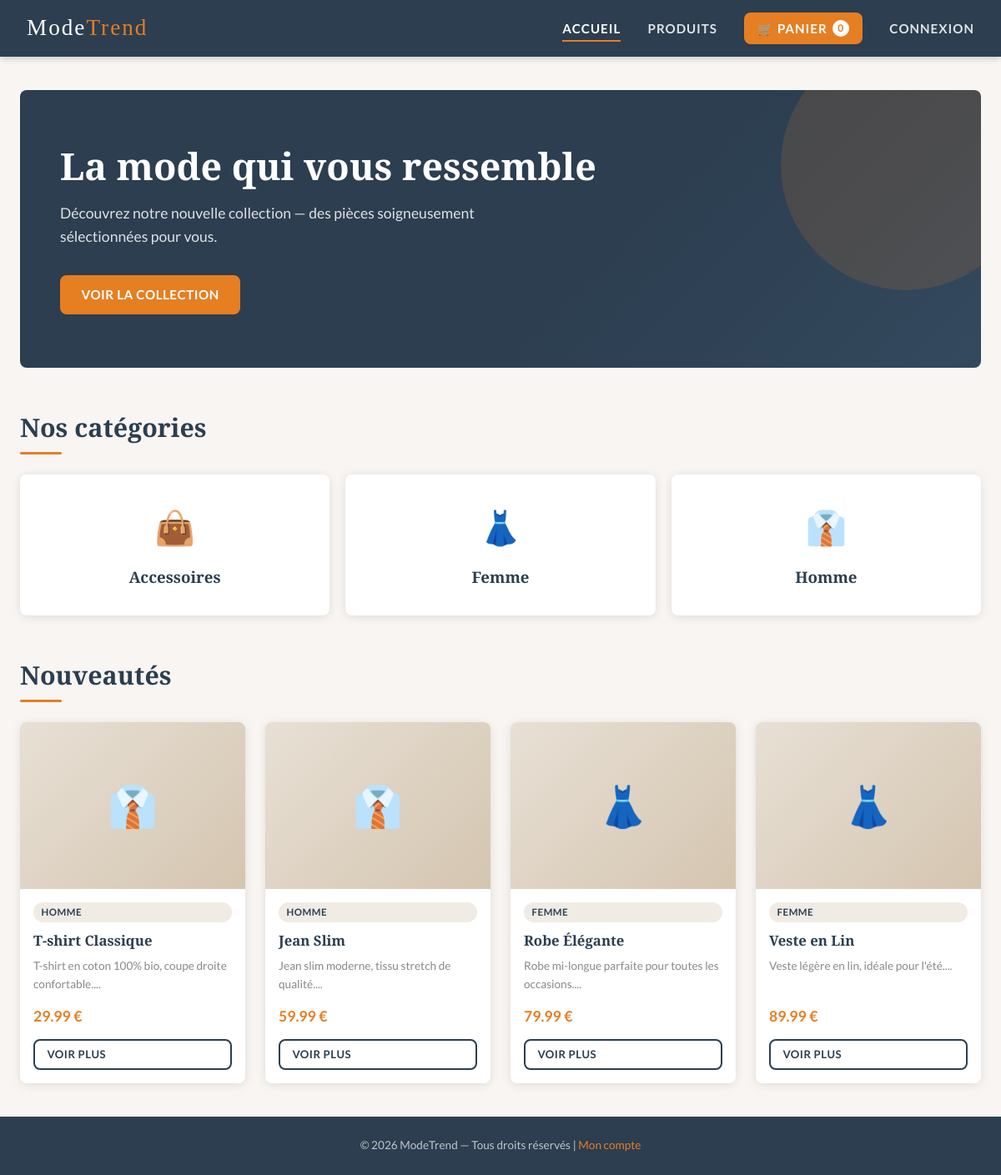
The page / on the database its author committed.
### tables this page shows
CREATE TABLE IF NOT EXISTS categories (
    id INT AUTO_INCREMENT PRIMARY KEY,
    nom VARCHAR(100) NOT NULL
);

CREATE TABLE IF NOT EXISTS produits (
    id INT AUTO_INCREMENT PRIMARY KEY,
    nom VARCHAR(150) NOT NULL,
    description TEXT,
    prix DECIMAL(10,2) NOT NULL,
    stock INT DEFAULT 0,
    image VARCHAR(255) DEFAULT 'placeholder.jpg',
    categorie_id INT,
    date_ajout DATETIME DEFAULT CURRENT_TIMESTAMP,
    FOREIGN KEY (categorie_id) REFERENCES categories(id) ON DELETE SET NULL
);

### index.php (the view, shortened to what this page needs)
<?php
require_once 'back/connexion_db.php';
$stmt = $pdo->query('SELECT p.*, c.nom AS categorie_nom FROM produits p LEFT JOIN categories c ON p.categorie_id = c.id ORDER BY p.date_ajout DESC LIMIT 4');
$produits_vedette = $stmt->fetchAll();
$stmt_cat = $pdo->query('SELECT * FROM categories ORDER BY nom');
$categories = $stmt_cat->fetchAll();
?>
<!DOCTYPE html>
<html lang="fr">
<head>
    <link rel="stylesheet" href="css/style.css">
</head>
<body data-page="accueil">
<header>
    <div class="header-inner">
        <a href="index.php" class="logo">Mode<span>Trend</span></a>
        <nav>
            <ul>
                <li><a href="index.php" class="active">Accueil</a></li>
                <li><a href="produits.php">Produits</a></li>
                <?php if (isset($_SESSION['user_id'])): ?>
                    <li><a href="panier.php" class="btn-panier">🛒 Panier <span id="compteur-panier">0</span></a></li>
                    <li><a href="back/logout.php">👤 <?= htmlspecialchars($_SESSION['user_prenom']) ?></a></li>
                <?php else: ?>
                    <li><a href="auth.php" class="btn-panier">🛒 Panier <span id="compteur-panier">0</span></a></li>
                    <li><a href="auth.php">Connexion</a></li>
                <?php endif; ?>
            </ul>
        </nav>
    </div>
</header>
<main>
    <section class="hero">
        <h1>La mode qui vous ressemble</h1>
        <p>Découvrez notre nouvelle collection — des pièces soigneusement sélectionnées pour vous.</p>
        <a href="produits.php" class="btn btn-primaire">Voir la collection</a>
    </section>
    <section>
        <h2 class="section-titre">Nos catégories</h2>
        <div class="grille-categories">
            <?php
            $icones = ['Homme' => '👔', 'Femme' => '👗', 'Accessoires' => '👜'];
            foreach ($categories as $cat):
                $icone = $icones[$cat['nom']] ?? '🛍️';
            ?>
            <a href="produits.php?categorie=<?= $cat['id'] ?>" class="carte-categorie">
                <div class="icone-cat"><?= $icone ?></div>
                <h3><?= htmlspecialchars($cat['nom']) ?></h3>
            </a>
            <?php endforeach; ?>
        </div>
    </section>
    <section>
        <h2 class="section-titre">Nouveautés</h2>
        <div class="grille-produits">
            <?php foreach ($produits_vedette as $p): ?>
            <article class="carte-produit">
                <div class="img-placeholder">
                    <?= $p['categorie_nom'] === 'Homme' ? '👔' : ($p['categorie_nom'] === 'Femme' ? '👗' : '👜') ?>
                </div>
                <div class="carte-produit-corps">
                    <span class="badge-categorie"><?= htmlspecialchars($p['categorie_nom'] ?? 'Autre') ?></span>
                    <h3><?= htmlspecialchars($p['nom']) ?></h3>
                    <p><?= htmlspecialchars(substr($p['description'] ?? '', 0, 60)) ?>...</p>
                    <div class="prix"><?= number_format($p['prix'], 2) ?> €</div>
                    <a href="produits.php" class="btn btn-secondaire btn-sm">Voir plus</a>
                </div>
            </article>
            <?php endforeach; ?>
        </div>
    </section>
</main>
<footer>
    <p>&copy; <?= date('Y') ?> ModeTrend — Tous droits réservés | <a href="auth.php">Mon compte</a></p>
</footer>
</body>
</html>

### rows shown on the page
categories: nom "👜", nom "Accessoires"
categories: nom "👗", nom "Femme"
categories: nom "👔", nom "Homme"
produits: categorie.nom "HOMME", nom "T-shirt Classique", description "T-shirt en coton 100% bio, coupe droite confortable.", prix "29.99"
produits: categorie.nom "HOMME", nom "Jean Slim", description "Jean slim moderne, tissu stretch de qualité.", prix "59.99"
produits: categorie.nom "FEMME", nom "Robe Élégante", description "Robe mi-longue parfaite pour toutes les occasions.", prix "79.99"
produits: categorie.nom "FEMME", nom "Veste en Lin", description "Veste légère en lin, idéale pour l'été.", prix "89.99"
